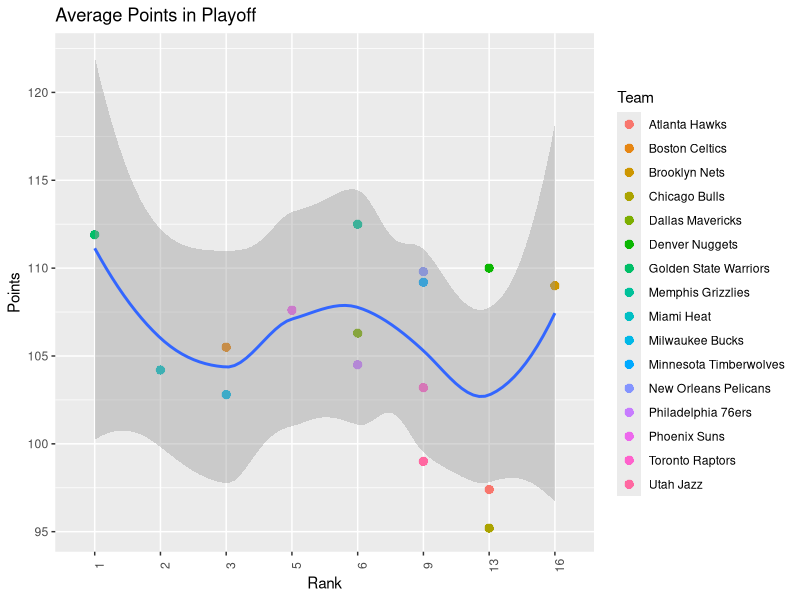
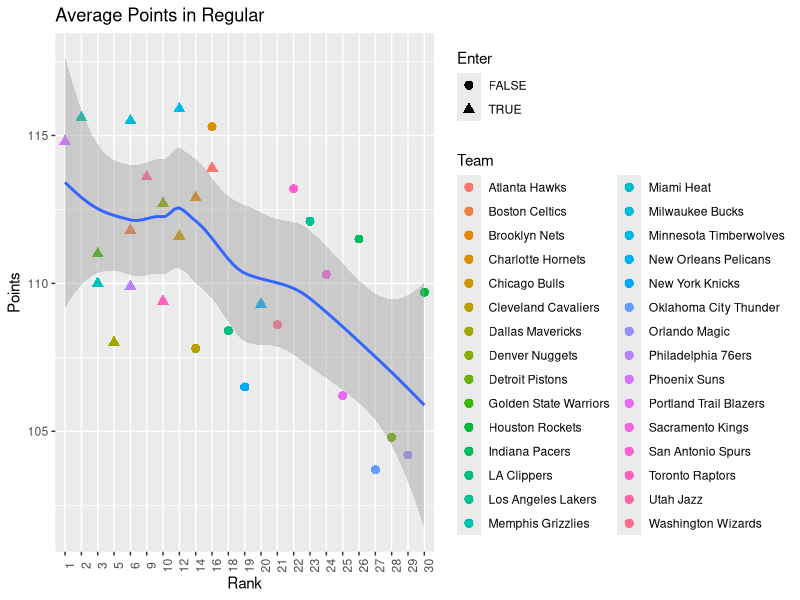
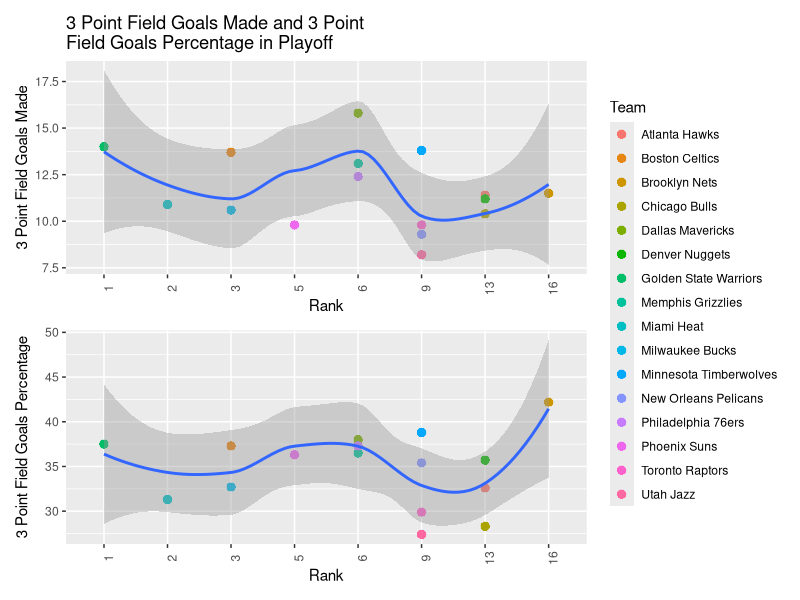
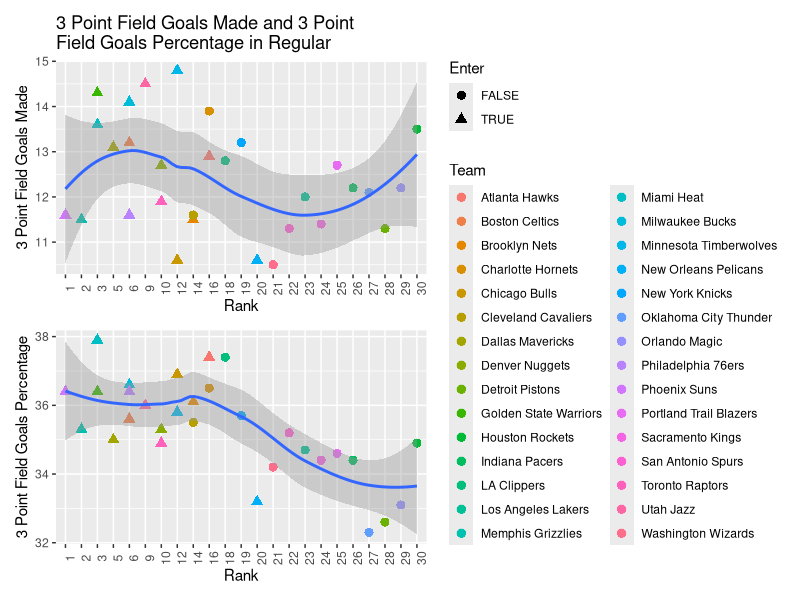
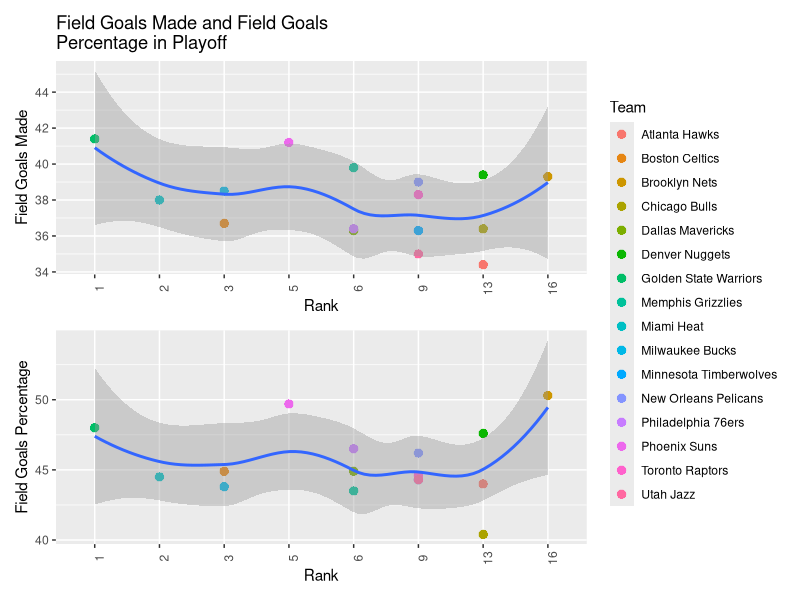
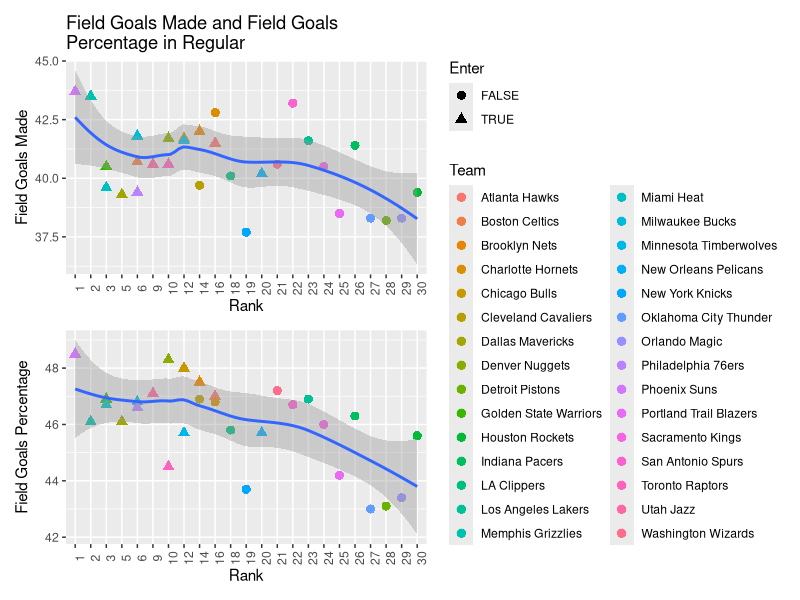
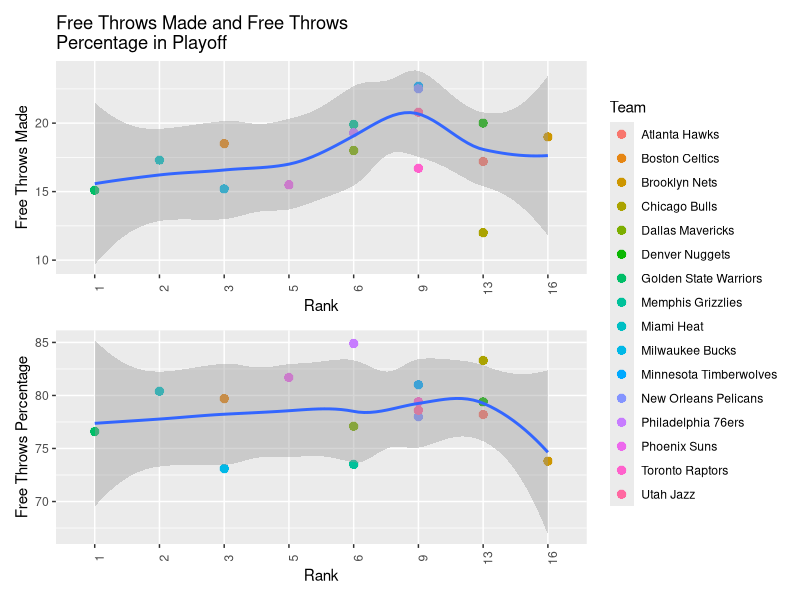
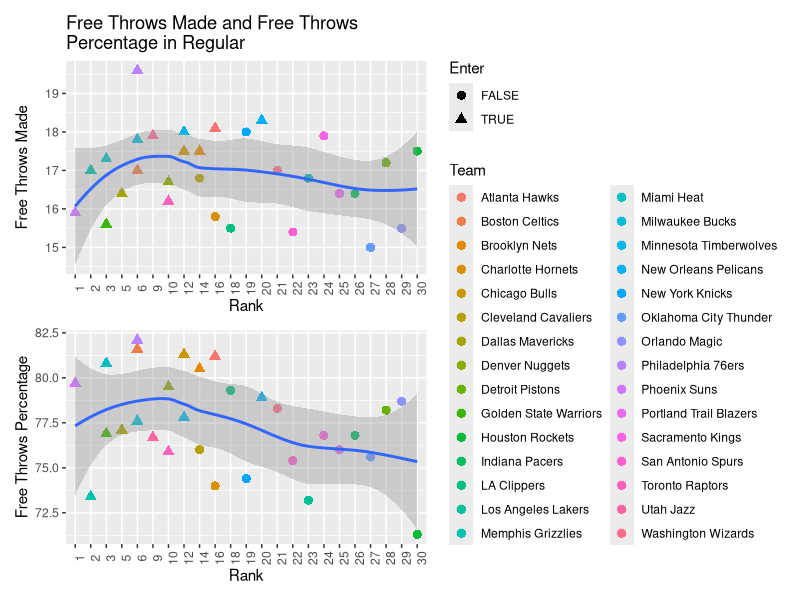

The R source for these figures, in order:
## ---- chunk 1
# this prevents package loading message from appearing in the rendered version of your problem set
knitr::opts_chunk$set(warning = FALSE, message = FALSE, echo = FALSE)
## ---- chunk 2
#Read cleaned data
playoff<-read.csv(file = './docs/data/playoff.csv')
regular<-read.csv(file = './docs/data/regular.csv')

#Factor Team and Rank
playoff$Team = as.factor(playoff$Team)
playoff$Rank = as.factor(playoff$Rank)
regular$Team = as.factor(regular$Team)
regular$Rank = as.factor(regular$Rank)
## ---- chunk 3
library(ggplot2)

#plot scatter plot with smooth line in playoff about points
g_playoff <- ggplot(data = playoff,aes(x=Rank, y=PTS))+
  geom_point(size=3.0,stroke=0.1,aes(color=Team))+
  geom_smooth(aes(x=as.integer(Rank), y=PTS))+
  theme(axis.text.x = element_text(angle=90))+
  ggtitle('Average Points in Playoff')+
  ylab('Points')
g_playoff

#plot scatter plot with smooth line in regular about points
g_regular <- ggplot(data = regular,aes(x=Rank, y=PTS))+
  geom_point(size=3.0,stroke=0.1,aes(color=Team,shape=Enter))+
  geom_smooth(aes(x=as.integer(Rank), y=PTS))+
  theme(axis.text.x = element_text(angle=90))+
  ggtitle('Average Points in Regular')+
  ylab('Points')
g_regular
## ---- chunk 4
library(patchwork)

#plot scatter plot with smooth line in playoff about 3 points
g_playoff <- ggplot(data = playoff,aes(x=Rank, y=X3PM))+
  geom_point(size=3.0,stroke=0.1,aes(color=Team))+
  geom_smooth(aes(x=as.integer(Rank), y=X3PM))+
  theme(axis.text.x = element_text(angle=90))+
  ggtitle('3 Point Field Goals Made and 3 Point\nField Goals Percentage in Playoff')+
  ylab('3 Point Field Goals Made')
g_playoff2 <- ggplot(data = playoff,aes(x=Rank, y=X3P.))+
  geom_point(size=3.0,stroke=0.1,aes(color=Team))+
  geom_smooth(aes(x=as.integer(Rank), y=X3P.))+
  theme(axis.text.x = element_text(angle=90))+
  ylab('3 Point Field Goals Percentage')

g_playoff / g_playoff2 + plot_layout(guides = 'collect')

#plot scatter plot with smooth line in regular about 3 points
g_regular <- ggplot(data = regular,aes(x=Rank, y=X3PM))+
  geom_point(size=3.0,stroke=0.1,aes(color=Team,shape=Enter))+
  geom_smooth(aes(x=as.integer(Rank), y=X3PM))+
  theme(axis.text.x = element_text(angle=90))+
  ggtitle('3 Point Field Goals Made and 3 Point\nField Goals Percentage in Regular')+
  ylab('3 Point Field Goals Made')
g_regular2 <- ggplot(data = regular,aes(x=Rank, y=X3P.))+
  geom_point(size=3.0,stroke=0.1,aes(color=Team,shape=Enter))+
  geom_smooth(aes(x=as.integer(Rank), y=X3P.))+
  theme(axis.text.x = element_text(angle=90))+
  ylab('3 Point Field Goals Percentage')

g_regular / g_regular2 + plot_layout(guides = 'collect')
## ---- chunk 5
#plot scatter plot with smooth line in playoff about field goals
g_playoff <- ggplot(data = playoff,aes(x=Rank, y=FGM))+
  geom_point(size=3.0,stroke=0.1,aes(color=Team))+
  geom_smooth(aes(x=as.integer(Rank)))+
  theme(axis.text.x = element_text(angle=90))+
  ggtitle('Field Goals Made and Field Goals \nPercentage in Playoff')+
  ylab('Field Goals Made')
g_playoff2 <- ggplot(data = playoff,aes(x=Rank, y=FG.))+
  geom_point(size=3.0,stroke=0.1,aes(color=Team))+
  geom_smooth(aes(x=as.integer(Rank), y=FG.))+
  theme(axis.text.x = element_text(angle=90))+
  ylab('Field Goals Percentage')

g_playoff / g_playoff2 + plot_layout(guides = 'collect')

#plot scatter plot with smooth line in regular about field goals
g_regular <- ggplot(data = regular,aes(x=Rank, y=FGM))+
  geom_point(size=3.0,stroke=0.1,aes(color=Team,shape=Enter))+
  geom_smooth(aes(x=as.integer(Rank), y=FGM))+
  theme(axis.text.x = element_text(angle=90))+
  ggtitle('Field Goals Made and Field Goals \nPercentage in Regular')+
  ylab('Field Goals Made')
g_regular2 <- ggplot(data = regular,aes(x=Rank, y=FG.))+
  geom_point(size=3.0,stroke=0.1,aes(color=Team,shape=Enter))+
  geom_smooth(aes(x=as.integer(Rank), y=FG.))+
  theme(axis.text.x = element_text(angle=90))+
  ylab('Field Goals Percentage')

g_regular / g_regular2 + plot_layout(guides = 'collect')
## ---- chunk 6
#plot scatter plot with smooth line in playoff about Free Throw 
g_playoff <- ggplot(data = playoff,aes(x=Rank, y=FTM))+
  geom_point(size=3.0,stroke=0.1,aes(color=Team))+
  geom_smooth(aes(x=as.integer(Rank)))+
  theme(axis.text.x = element_text(angle=90))+
  ggtitle('Free Throws Made and Free Throws \nPercentage in Playoff')+
  ylab('Free Throws Made')
g_playoff2 <- ggplot(data = playoff,aes(x=Rank, y=FT.))+
  geom_point(size=3.0,stroke=0.1,aes(color=Team))+
  geom_smooth(aes(x=as.integer(Rank), y=FT.))+
  theme(axis.text.x = element_text(angle=90))+
  ylab('Free Throws Percentage')

g_playoff / g_playoff2 + plot_layout(guides = 'collect')

#plot scatter plot with smooth line in regular about Free Throw 
g_regular <- ggplot(data = regular,aes(x=Rank, y=FTM))+
  geom_point(size=3.0,stroke=0.1,aes(color=Team,shape=Enter))+
  geom_smooth(aes(x=as.integer(Rank), y=FTM))+
  theme(axis.text.x = element_text(angle=90))+
  ggtitle('Free Throws Made and Free Throws \nPercentage in Regular')+
  ylab('Free Throws Made')
g_regular2 <- ggplot(data = regular,aes(x=Rank, y=FT.))+
  geom_point(size=3.0,stroke=0.1,aes(color=Team,shape=Enter))+
  geom_smooth(aes(x=as.integer(Rank), y=FT.))+
  theme(axis.text.x = element_text(angle=90))+
  ylab('Free Throws Percentage')

g_regular / g_regular2 + plot_layout(guides = 'collect')
## ---- chunk 7
#plot scatter plot with smooth line in playoff about Rebounds Made
ggplot(data = playoff,aes(x=Rank, y=REB))+
  geom_point(size=3.0,stroke=0.1,aes(color=Team))+
  geom_smooth(aes(x=as.integer(Rank)))+
  theme(axis.text.x = element_text(angle=90))+
  ggtitle('Rebounds Made in Playoff')+
  ylab('Rebounds Made')



#plot scatter plot with smooth line in regular about Rebounds Made
ggplot(data = regular,aes(x=Rank, y=REB))+
  geom_point(size=3.0,stroke=0.1,aes(color=Team,shape=Enter))+
  geom_smooth(aes(x=as.integer(Rank), y=REB))+
  theme(axis.text.x = element_text(angle=90))+
  ggtitle('Rebounds Made in Regular')+
  ylab('Rebounds Made')


## ---- chunk 8
#plot scatter plot with smooth line in playoff about Personal Fouls
ggplot(data = playoff,aes(x=Rank, y=PF))+
  geom_point(size=3.0,stroke=0.1,aes(color=Team))+
  geom_smooth(aes(x=as.integer(Rank)))+
  theme(axis.text.x = element_text(angle=90))+
  ggtitle('Personal Fouls Made in Playoff')+
  ylab('Personal Fouls Made')



#plot scatter plot with smooth line in regular about Personal Fouls
ggplot(data = regular,aes(x=Rank, y=PF))+
  geom_point(size=3.0,stroke=0.1,aes(color=Team,shape=Enter))+
  geom_smooth(aes(x=as.integer(Rank), y=PF))+
  theme(axis.text.x = element_text(angle=90))+
  ggtitle('Personal Fouls Made in Regular')+
  ylab('Personal Fouls Made')


